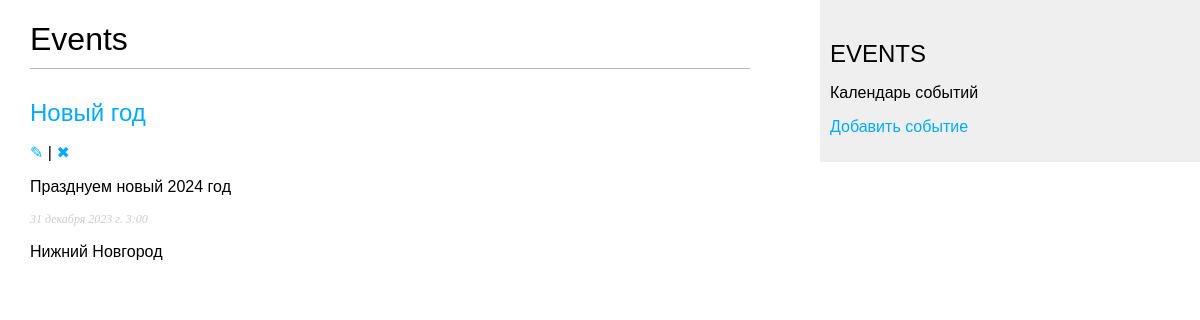
/events/, run on an earlier commit of the app's database.
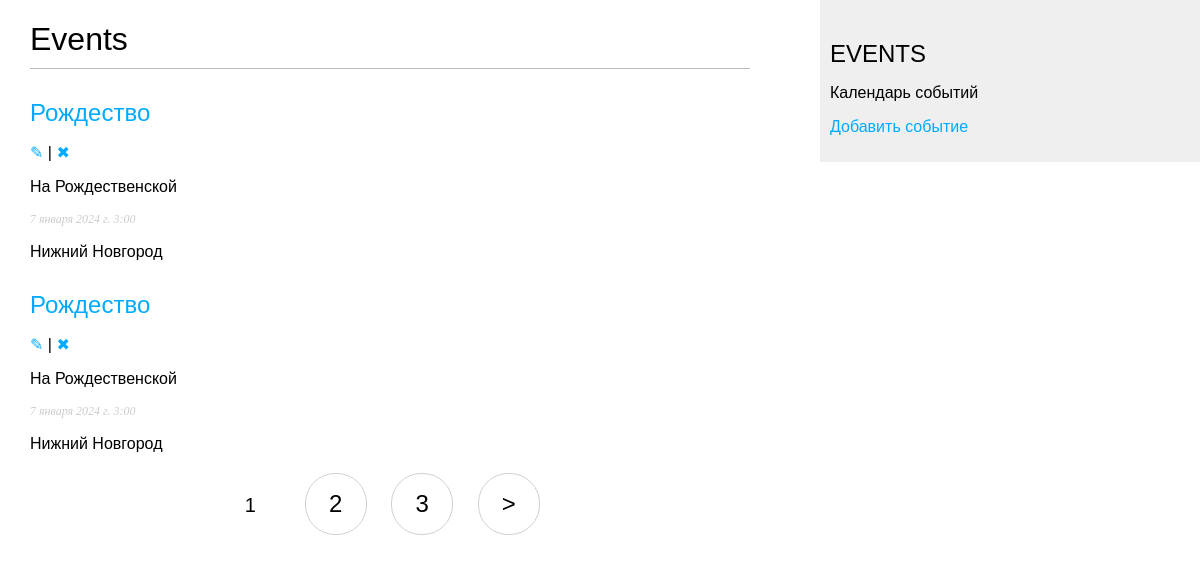
And on a later commit of the database.
### event/models.py (models this page shows, shortened)
class Event(models.Model):
    title = models.CharField(max_length=100, verbose_name='Название')
    description = models.TextField(verbose_name='Описание')
    date_time = models.DateTimeField(verbose_name='Дата')
    location = models.CharField(max_length=100, verbose_name='Место')
    class Meta:
        verbose_name = 'Event'
        verbose_name_plural = 'Events'
        ordering = ['-date_time']
        indexes = [
            models.Index(fields=['-date_time'])
        ]

### event/views.py (the view)
# urls.py: path('events/', views.EventList.as_view(), name='event_list'),
class EventList(ListView):
    model = Event
    template_name = 'event/list.html'
    context_object_name = 'events'
    paginate_by = 2

### event/templates/event/list.html (shortened to what this page needs)
{% extends "event/base.html" %}
{% block content %}
    <h1>Events</h1>
    {% for event in events %}
        <h2>
            <a href="{% url 'event:event_detail' event.id %}">
                {{ event.title }}
            </a>
        </h2>
        <p><a href="{% url 'event:event_update' event.id %}">&#9998;</a> |
            <a href="{% url 'event:event_delete' event.id %}">&#10006;</a></p>
        <p>{{ event.description|safe|truncatewords:15 }}</p>
        <p class="date">{{ event.date_time }}</p>
        <p>{{ event.location }}</p>
    {% endfor %}
{% endblock %}
{% block navigation %}
    {% if page_obj.has_other_pages %}
        <nav class="list-pages">
            <ul>
                {% for p in paginator.page_range %}
                    {% if page_obj.number == p %}
                        <li class="page-num page-num-selected">{{ p }}</li>
                    {% elif p >= page_obj.number|add:-2 and p <= page_obj.number|add:2 %}
                        <li class="page-num">
                            <a href="?page={{ p }}">{{ p }}</a>
                        </li>
                    {% endif %}
                {% endfor %}
                {% if page_obj.has_next %}
                    <li class="page-num">
                        <a href="?page={{ page_obj.next_page_number }}">&gt;</a>
                    </li>
                {% endif %}
            </ul>
        </nav>
    {% endif %}
{% endblock %}

### event/templates/event/base.html (shortened to what this page needs)
<!DOCTYPE html>
{% load static %}
<html>
<head>
    <link href="{% static 'css/blog.css' %}" rel="stylesheet">
</head>
<body>
<div id="content">
    {% block content %}
    {% endblock %}
{% block navigation %}
{% endblock %}
</div>
<div id="sidebar"><h2>EVENTS</h2>
    <p>Календарь событий</p>
    <p><a href="{% url 'event:event_add' %}">Добавить событие</a></p>
</div>
</body>
</html>

### static/css/blog.css (style rules this page uses)
body { margin:0; padding:0; font-family:helvetica, sans-serif; }
a { color:#00abff; text-decoration:none; }
h1 { font-weight:normal; border-bottom:1px solid #bbb; padding:0 0 10px 0; }
h2 { font-weight:normal; margin:30px 0 0; }
#content { float:left; width:60%; padding:0 0 0 30px; }
#sidebar { float:right; width:30%; padding:10px; background:#efefef; height:100%; }
p.date { color:#ccc; font-family: georgia, serif; font-size: 12px; font-style: italic; }
.list-pages { text-align: center; margin: 0 0 20px 0; }
.list-pages ul { margin: 20px 0 0 0; padding: 0; list-style: none; }
.list-pages ul li { display: inline-block; margin: 0 20px 0 0; }
.list-pages a { color: #000; font-size: 24px; text-decoration: none; }
.list-pages .page-num, .page-num-selected { display: inline-block; width: 60px; height: 44px; padding: 16px 0 0 0; border: 1px solid #d0d0d0; border-radius: 30px; }
.list-pages .page-num-selected { border: none; color: #000; font-size: 20px; }

What changed in the data, as far as the page shows it:
no longer on this page (row unchanged): Event: title "Новый год", description "Празднуем новый 2024 год", date_time "31 декабря 2023 г. 3:00", location "Нижний Новгород"
added Event: title "Рождество", description "На Рождественской", date_time "7 января 2024 г. 3:00", location "Нижний Новгород"
added Event: title "Рождество", description "На Рождественской", date_time "7 января 2024 г. 3:00", location "Нижний Новгород"
Also different on the page:
new list line: "1"
new list line: "2"
new list line: "3"
